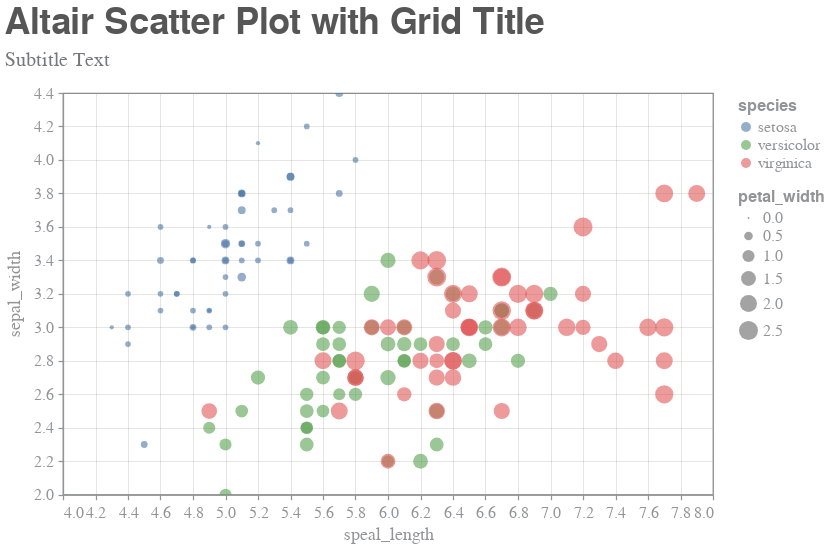

The notebook cell this image was saved under:
### Code cell
# scatterplot
chart = alt.Chart(
    data=df_iris
).mark_circle(
).encode(
    x=alt.X(
        "sepal_length:Q", 
        title="speal_length", 
        scale=alt.Scale(zero=False),
        axis=alt.Axis(tickCount=14)
    ),
    y=alt.Y(
        "sepal_width:Q", 
        title="sepal_width", 
        scale=alt.Scale(zero=False),
        axis=alt.Axis(tickCount=14)
    ),
    size=alt.Size(
        "petal_width:Q", 
        legend=alt.Legend(orient="right")
    ),
    color=alt.Color(
        "species:N", 
        legend=alt.Legend(orient="right")
    ),
    opacity=alt.value(0.6),
).configure_view(
    strokeWidth=1.25,
    stroke=colors["GRAY_6"],
).configure_axis(
    grid=True,
    gridWidth=.3,
    gridColor=colors['GRAY_8'],
).properties(
    title={
        "text" : "Altair Scatter Plot with Grid Title",  
        "subtitle" : "Subtitle Text"
    },
    width=width, 
    height=height,
).interactive()
# display
chart.display()

### Figure 1 — Vega-Lite specification as saved in the notebook (floating-point values rounded to 4 significant figures; data arrays with more than 128 entries replaced by an {"elided": "..."} marker saying what was removed)
{"background": "#FFFFFF", "config": {"axis": {"grid": true, "domainColor": "#929497", "domainWidth": 1.25, "tickColor": "#929497", "tickSize": 5, "tickWidth": 1.25, "tickCount": 6, "titleFont": "Helvetica Neue", "titleColor": "#929497", "titleFontSize": 18, "titleFontWeight": 400, "titlePadding": 5, "labelFont": "Helvetica Neue", "labelColor": "#929497", "labelFontSize": 16, "labelFontWeight": 400, "labelPadding": 5, "gridColor": "#A6A6A5", "gridWidth": 0.3}, "axisX": {"titlePadding": 5}, "axisY": {"titlePadding": 10}, "title": {"font": "Helvetica Neue", "color": "#555655", "fontSize": 36, "fontWeight": 600, "subtitleFont": "Helvetica Neue", "subtitleColor": "#76787B", "subtitleFontSize": 20, "subtitleFontWeight": 400, "subtitlePadding": 8, "anchor": "start", "offset": 14}, "legend": {"titleFont": "Helvetica Neue", "titleColor": "#929497", "titleFontSize": 16, "titleFontWeight": 600, "titlePadding": 5, "labelFont": "Helvetica Neue", "labelColor": "#929497", "labelFontSize": 16, "labelFontWeight": 400, "offset": 20, "padding": 5}, "header": {"titleFont": "Helvetica Neue", "titleColor": "#929497", "titleFontSize": 18, "titleFontWeight": 400, "labelFont": "Helvetica Neue", "labelColor": "#929497", "labelFontSize": 16, "labelFontWeight": 400}, "range": {"category": ["#4E79A7", "#59A14F", "#E15759", "#F28E2B", "#B07AA1"]}, "view": {"stroke": "#828282", "strokeWidth": 1.25}, "circle": {"color": "#4E79A7", "size": 100}, "point": {"filled": true}, "bar": {"color": "#4E79A7"}, "line": {"color": "#4E79A7"}, "text": {"font": "Helvetica Neue", "fontSize": 18, "color": "#76787B"}, "rule": {"size": 1.25, "color": "#929497"}, "area": {"fill": "#4E79A7"}}, "data": {"name": "data-a4bd480ea976f54878a155ce12ba18ce"}, "mark": "circle", "encoding": {"color": {"type": "nominal", "field": "species", "legend": {"orient": "right"}}, "opacity": {"value": 0.6}, "size": {"type": "quantitative", "field": "petal_width", "legend": {"orient": "right"}}, "x": {"type": "quantitative", "axis": {"tickCount": 14}, "field": "sepal_length", "scale": {"zero": false}, "title": "speal_length"}, "y": {"type": "quantitative", "axis": {"tickCount": 14}, "field": "sepal_width", "scale": {"zero": false}, "title": "sepal_width"}}, "height": 401.7, "selection": {"selector006": {"type": "interval", "bind": "scales", "encodings": ["x", "y"]}}, "title": {"text": "Altair Scatter Plot with Grid Title", "subtitle": "Subtitle Text"}, "width": 650, "$schema": "https://vega.github.io/schema/vega-lite/v4.8.1.json", "datasets": {"data-a4bd480ea976f54878a155ce12ba18ce": {"elided": "150 records"}}}
